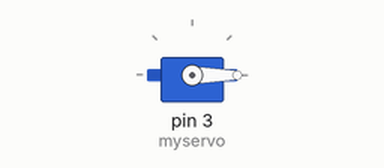
Recording of a sketch running on a simulated Arduino Uno, built with avr-gcc and run on an emulated ATmega328P. On the bench: servo.

Above: at 0.05 s.
At 0.4 s:
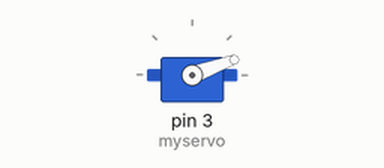
At 0.75 s:
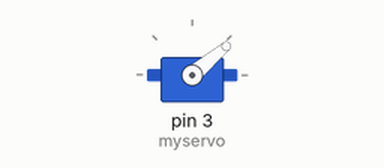
At 1.5 s:
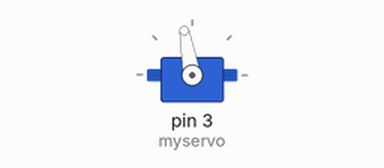
Timing chart, 0 to 3.5 s (numbered marks = the images above):
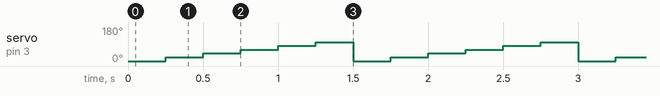

Measured:
- by itself, servo on pin 3 (myservo): repeats every 1.5 s: 40° 0.25 s, 60° 0.25 s, 80° 0.25 s, 100° 0.25 s, 0° 0.25 s, 20° 0.25 s

The sketch:

servodemo.ino
```cpp
#include<Servo.h>

Servo myservo;

void setup()
{
myservo.attach(3);

}

void loop()
{

 myservo.write(0);
 delay(250);
 myservo.write(20);
 delay(250);
 myservo.write(40);
 delay(250);
  //myservo.detach();
 myservo.write(60);
 delay(250);

 myservo.write(80);
 delay(250);
 myservo.write(100);
 delay(250);


}
```
